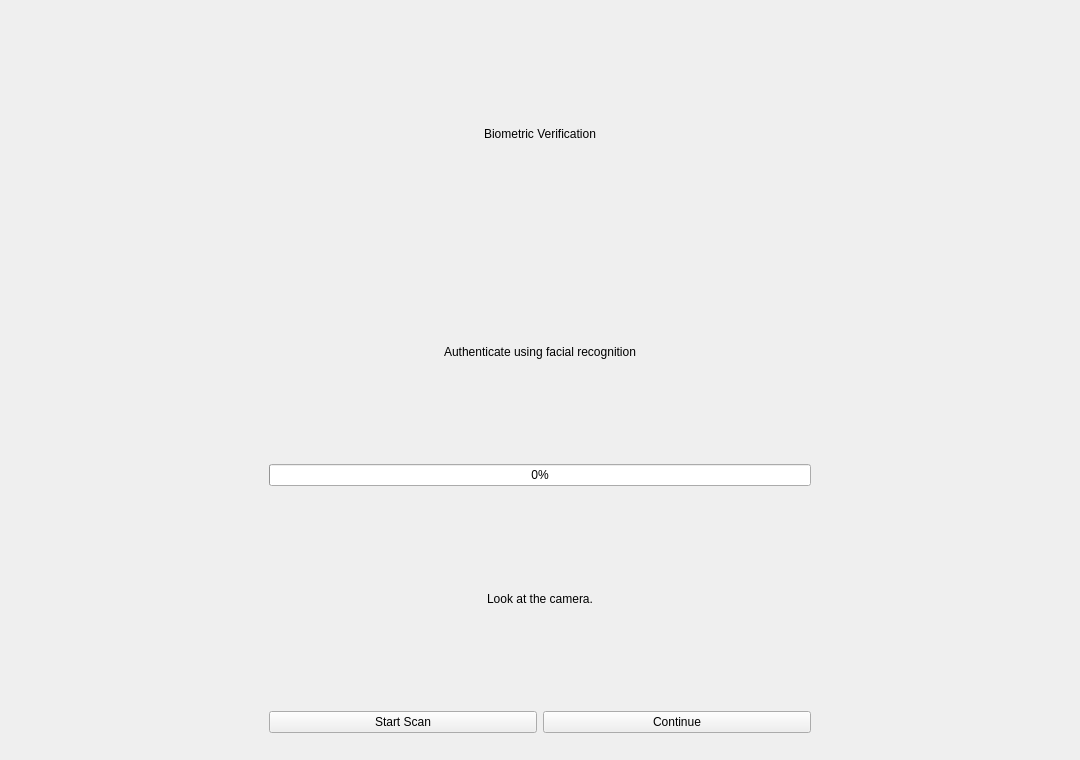
<?xml version="1.0" encoding="UTF-8"?>
<ui version="4.0">
 <class>BiometricWindow</class>
 <widget class="QMainWindow" name="BiometricWindow">
  <property name="geometry"><rect><x>0</x><y>0</y><width>1080</width><height>760</height></rect></property>
  <property name="windowTitle"><string>Biometric Verification</string></property>
  <widget class="QWidget" name="centralwidget">
   <layout class="QVBoxLayout" name="verticalLayout">
    <item>
     <widget class="QFrame" name="rootPanel">
      <layout class="QVBoxLayout" name="verticalLayout_2">
       <item alignment="Qt::AlignHCenter">
        <widget class="QFrame" name="card">
         <property name="minimumSize"><size><width>560</width><height>0</height></size></property>
         <layout class="QVBoxLayout" name="verticalLayout_3">
          <item><widget class="QLabel" name="titleLabel"><property name="text"><string>Biometric Verification</string></property><property name="alignment"><set>Qt::AlignCenter</set></property></widget></item>
          <item><widget class="QLabel" name="subTitleLabel"><property name="text"><string>Authenticate using facial recognition</string></property><property name="alignment"><set>Qt::AlignCenter</set></property></widget></item>
          <item><widget class="QProgressBar" name="scanProgress"><property name="value"><number>0</number></property></widget></item>
          <item><widget class="QLabel" name="statusLabel"><property name="text"><string>Look at the camera.</string></property><property name="alignment"><set>Qt::AlignCenter</set></property></widget></item>
          <item>
           <layout class="QHBoxLayout" name="horizontalLayout">
            <item><widget class="QPushButton" name="scanButton"><property name="text"><string>Start Scan</string></property></widget></item>
            <item><widget class="QPushButton" name="continueButton"><property name="text"><string>Continue</string></property></widget></item>
           </layout>
          </item>
         </layout>
        </widget>
       </item>
      </layout>
     </widget>
    </item>
   </layout>
  </widget>
 </widget>
 <resources/>
 <connections/>
</ui>
